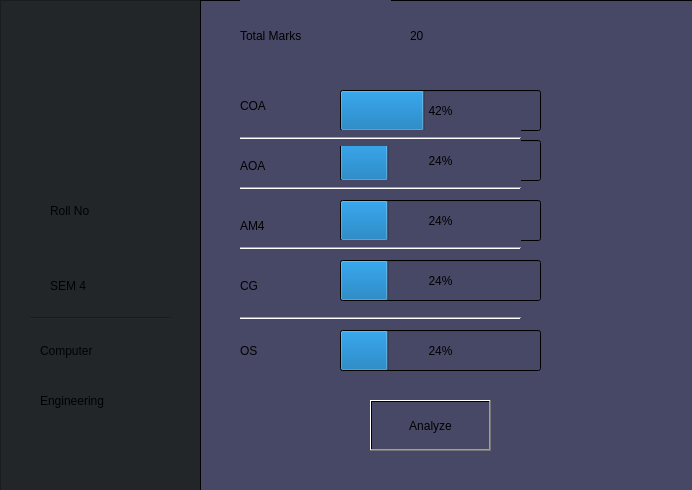
<?xml version="1.0" encoding="UTF-8"?>
<ui version="4.0">
 <class>student</class>
 <widget class="QMainWindow" name="student">
  <property name="geometry">
   <rect>
    <x>0</x>
    <y>0</y>
    <width>692</width>
    <height>490</height>
   </rect>
  </property>
  <property name="windowTitle">
   <string>MainWindow</string>
  </property>
  <widget class="QWidget" name="centralwidget">
   <widget class="QFrame" name="frame">
    <property name="geometry">
     <rect>
      <x>0</x>
      <y>0</y>
      <width>201</width>
      <height>491</height>
     </rect>
    </property>
    <property name="styleSheet">
     <string notr="true">background: #222629;
font: 18pt &quot;Roboto&quot;;</string>
    </property>
    <property name="frameShape">
     <enum>QFrame::StyledPanel</enum>
    </property>
    <property name="frameShadow">
     <enum>QFrame::Raised</enum>
    </property>
    <widget class="QLabel" name="label_5">
     <property name="geometry">
      <rect>
       <x>50</x>
       <y>240</y>
       <width>101</width>
       <height>91</height>
      </rect>
     </property>
     <property name="styleSheet">
      <string notr="true"/>
     </property>
     <property name="text">
      <string>SEM 4</string>
     </property>
    </widget>
    <widget class="QLabel" name="roll_no">
     <property name="geometry">
      <rect>
       <x>50</x>
       <y>170</y>
       <width>131</width>
       <height>81</height>
      </rect>
     </property>
     <property name="styleSheet">
      <string notr="true"/>
     </property>
     <property name="text">
      <string>Roll No</string>
     </property>
    </widget>
    <widget class="QLabel" name="label_2">
     <property name="geometry">
      <rect>
       <x>50</x>
       <y>60</y>
       <width>101</width>
       <height>101</height>
      </rect>
     </property>
     <property name="styleSheet">
      <string notr="true">background: url(:/images/images/04.jpg);</string>
     </property>
     <property name="text">
      <string/>
     </property>
    </widget>
    <widget class="QLabel" name="label_7">
     <property name="geometry">
      <rect>
       <x>40</x>
       <y>310</y>
       <width>121</width>
       <height>81</height>
      </rect>
     </property>
     <property name="text">
      <string>Computer </string>
     </property>
    </widget>
    <widget class="QLabel" name="label_8">
     <property name="geometry">
      <rect>
       <x>40</x>
       <y>370</y>
       <width>131</width>
       <height>61</height>
      </rect>
     </property>
     <property name="text">
      <string>Engineering</string>
     </property>
    </widget>
    <widget class="Line" name="line_5">
     <property name="geometry">
      <rect>
       <x>30</x>
       <y>310</y>
       <width>141</width>
       <height>16</height>
      </rect>
     </property>
     <property name="orientation">
      <enum>Qt::Horizontal</enum>
     </property>
    </widget>
   </widget>
   <widget class="QFrame" name="frame_2">
    <property name="geometry">
     <rect>
      <x>200</x>
      <y>0</y>
      <width>511</width>
      <height>491</height>
     </rect>
    </property>
    <property name="styleSheet">
     <string notr="true">background : qlineargradient(spread:pad, x1:0, y1:0, x2:1, y2:0, stop:0 #474866, stop:1 #474866);
font: 19pt &quot;Roboto&quot;;</string>
    </property>
    <property name="frameShape">
     <enum>QFrame::StyledPanel</enum>
    </property>
    <property name="frameShadow">
     <enum>QFrame::Raised</enum>
    </property>
    <widget class="QLabel" name="label_coa">
     <property name="geometry">
      <rect>
       <x>40</x>
       <y>90</y>
       <width>91</width>
       <height>31</height>
      </rect>
     </property>
     <property name="text">
      <string>COA</string>
     </property>
    </widget>
    <widget class="QLabel" name="label_aoa">
     <property name="geometry">
      <rect>
       <x>40</x>
       <y>150</y>
       <width>56</width>
       <height>31</height>
      </rect>
     </property>
     <property name="text">
      <string>AOA</string>
     </property>
    </widget>
    <widget class="QLabel" name="label_am4">
     <property name="geometry">
      <rect>
       <x>40</x>
       <y>210</y>
       <width>56</width>
       <height>31</height>
      </rect>
     </property>
     <property name="text">
      <string>AM4</string>
     </property>
    </widget>
    <widget class="QLabel" name="label_cg">
     <property name="geometry">
      <rect>
       <x>40</x>
       <y>270</y>
       <width>61</width>
       <height>31</height>
      </rect>
     </property>
     <property name="styleSheet">
      <string notr="true"/>
     </property>
     <property name="text">
      <string>CG</string>
     </property>
    </widget>
    <widget class="QLabel" name="label_6">
     <property name="geometry">
      <rect>
       <x>40</x>
       <y>340</y>
       <width>56</width>
       <height>21</height>
      </rect>
     </property>
     <property name="text">
      <string>OS</string>
     </property>
    </widget>
    <widget class="QProgressBar" name="mess_coa">
     <property name="geometry">
      <rect>
       <x>140</x>
       <y>90</y>
       <width>201</width>
       <height>41</height>
      </rect>
     </property>
     <property name="value">
      <number>42</number>
     </property>
    </widget>
    <widget class="QProgressBar" name="mess_aoa">
     <property name="geometry">
      <rect>
       <x>140</x>
       <y>140</y>
       <width>201</width>
       <height>41</height>
      </rect>
     </property>
     <property name="value">
      <number>24</number>
     </property>
    </widget>
    <widget class="QProgressBar" name="mess_am4">
     <property name="geometry">
      <rect>
       <x>140</x>
       <y>200</y>
       <width>201</width>
       <height>41</height>
      </rect>
     </property>
     <property name="value">
      <number>24</number>
     </property>
    </widget>
    <widget class="QProgressBar" name="mess_cg">
     <property name="geometry">
      <rect>
       <x>140</x>
       <y>260</y>
       <width>201</width>
       <height>41</height>
      </rect>
     </property>
     <property name="value">
      <number>24</number>
     </property>
    </widget>
    <widget class="QProgressBar" name="mess_os">
     <property name="geometry">
      <rect>
       <x>140</x>
       <y>330</y>
       <width>201</width>
       <height>41</height>
      </rect>
     </property>
     <property name="value">
      <number>24</number>
     </property>
    </widget>
    <widget class="QLabel" name="label">
     <property name="geometry">
      <rect>
       <x>40</x>
       <y>0</y>
       <width>151</width>
       <height>71</height>
      </rect>
     </property>
     <property name="text">
      <string>Total Marks</string>
     </property>
    </widget>
    <widget class="QLabel" name="mess_total">
     <property name="geometry">
      <rect>
       <x>210</x>
       <y>10</y>
       <width>141</width>
       <height>51</height>
      </rect>
     </property>
     <property name="text">
      <string>20</string>
     </property>
    </widget>
    <widget class="QPushButton" name="button_analyse">
     <property name="geometry">
      <rect>
       <x>170</x>
       <y>400</y>
       <width>121</width>
       <height>51</height>
      </rect>
     </property>
     <property name="text">
      <string>Analyze</string>
     </property>
    </widget>
    <widget class="Line" name="line">
     <property name="geometry">
      <rect>
       <x>40</x>
       <y>130</y>
       <width>281</width>
       <height>16</height>
      </rect>
     </property>
     <property name="orientation">
      <enum>Qt::Horizontal</enum>
     </property>
    </widget>
    <widget class="Line" name="line_2">
     <property name="geometry">
      <rect>
       <x>40</x>
       <y>180</y>
       <width>281</width>
       <height>16</height>
      </rect>
     </property>
     <property name="orientation">
      <enum>Qt::Horizontal</enum>
     </property>
    </widget>
    <widget class="Line" name="line_3">
     <property name="geometry">
      <rect>
       <x>40</x>
       <y>240</y>
       <width>281</width>
       <height>16</height>
      </rect>
     </property>
     <property name="orientation">
      <enum>Qt::Horizontal</enum>
     </property>
    </widget>
    <widget class="Line" name="line_4">
     <property name="geometry">
      <rect>
       <x>40</x>
       <y>310</y>
       <width>281</width>
       <height>16</height>
      </rect>
     </property>
     <property name="orientation">
      <enum>Qt::Horizontal</enum>
     </property>
    </widget>
   </widget>
  </widget>
 </widget>
 <resources>
  <include location="images.qrc"/>
 </resources>
 <connections/>
</ui>
